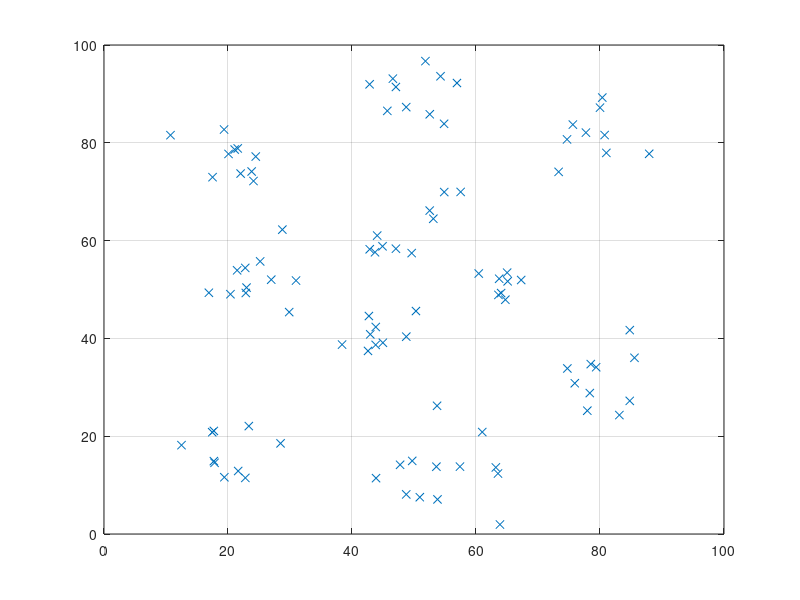

This chart was generated by the following MATLAB code:
D1 = randn(10,2) .* 5 + [20 80];
D2 = randn(10,2) .* 5 + [50 90];
D3 = randn(9,2) .* 4 + [80 80];
D4 = randn(11,2) .* 6 + [25 50];
D5 = randn(10,2) .* 5 + [50 65];
D6 = randn(8,2) .* 3 + [65 50];
D7 = randn(10,2) .* 6 + [20 15];
D8 = randn(9,2) .* 4 + [45 40];
D9 = randn(10,2) .* 5 + [80 30];
D10 = randn(13,2) .* 6 + [55 15];

D = [D1; D2; D3; D4; D5; D6; D7; D8; D9; D10];

plot(D(:,1), D(:,2), 'x');
axis([0 100 0 100]);
grid;
